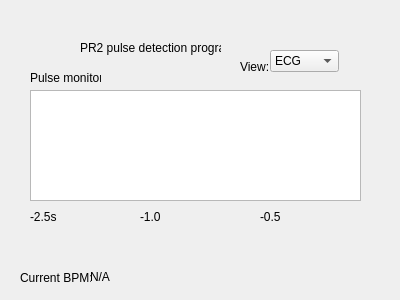
<?xml version="1.0" encoding="UTF-8"?>
<ui version="4.0">
 <class>pulseDetection</class>
 <widget class="QWidget" name="pulseDetection">
  <property name="geometry">
   <rect>
    <x>0</x>
    <y>0</y>
    <width>400</width>
    <height>300</height>
   </rect>
  </property>
  <property name="windowTitle">
   <string>Dialog</string>
  </property>
  <widget class="QLabel" name="label">
   <property name="geometry">
    <rect>
     <x>80</x>
     <y>40</y>
     <width>141</width>
     <height>16</height>
    </rect>
   </property>
   <property name="text">
    <string>PR2 pulse detection program</string>
   </property>
  </widget>
  <widget class="QLabel" name="label_2">
   <property name="geometry">
    <rect>
     <x>30</x>
     <y>70</y>
     <width>71</width>
     <height>16</height>
    </rect>
   </property>
   <property name="text">
    <string>Pulse monitor:</string>
   </property>
  </widget>
  <widget class="QGraphicsView" name="graphicsView">
   <property name="geometry">
    <rect>
     <x>30</x>
     <y>90</y>
     <width>331</width>
     <height>111</height>
    </rect>
   </property>
  </widget>
  <widget class="QLabel" name="label_3">
   <property name="geometry">
    <rect>
     <x>240</x>
     <y>60</y>
     <width>47</width>
     <height>13</height>
    </rect>
   </property>
   <property name="text">
    <string>View: </string>
   </property>
  </widget>
  <widget class="QComboBox" name="pulse_comboBox">
   <property name="geometry">
    <rect>
     <x>270</x>
     <y>50</y>
     <width>69</width>
     <height>22</height>
    </rect>
   </property>
   <item>
    <property name="text">
     <string>ECG</string>
    </property>
   </item>
  </widget>
  <widget class="QLabel" name="label_4">
   <property name="geometry">
    <rect>
     <x>30</x>
     <y>210</y>
     <width>47</width>
     <height>13</height>
    </rect>
   </property>
   <property name="text">
    <string>-2.5s</string>
   </property>
  </widget>
  <widget class="QLabel" name="label_5">
   <property name="geometry">
    <rect>
     <x>260</x>
     <y>210</y>
     <width>47</width>
     <height>13</height>
    </rect>
   </property>
   <property name="text">
    <string>-0.5</string>
   </property>
  </widget>
  <widget class="QLabel" name="label_6">
   <property name="geometry">
    <rect>
     <x>140</x>
     <y>210</y>
     <width>47</width>
     <height>13</height>
    </rect>
   </property>
   <property name="text">
    <string>-1.0</string>
   </property>
  </widget>
  <widget class="QLabel" name="label_7">
   <property name="geometry">
    <rect>
     <x>20</x>
     <y>270</y>
     <width>71</width>
     <height>16</height>
    </rect>
   </property>
   <property name="text">
    <string>Current BPM:</string>
   </property>
  </widget>
  <widget class="QLabel" name="pulse_BPMLbl">
   <property name="geometry">
    <rect>
     <x>90</x>
     <y>270</y>
     <width>47</width>
     <height>13</height>
    </rect>
   </property>
   <property name="text">
    <string>N/A</string>
   </property>
  </widget>
 </widget>
 <resources/>
 <connections/>
</ui>
